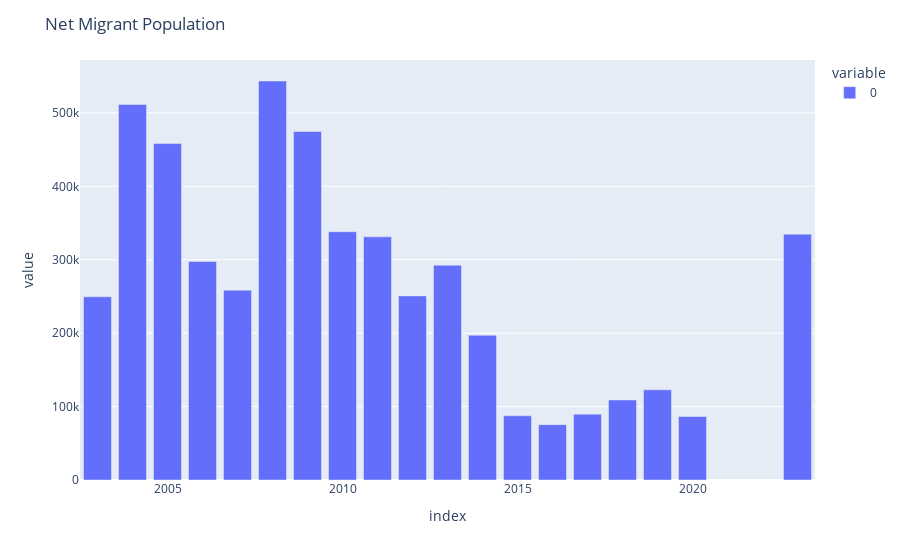

Source (notebook cell):
### Markdown cell above
In this plot I'm plotting the estimate number of migrants (excluding COVID years) in black bars and in red the population/100. <br>
This means that if the bar touches the red line, that year 1% of the population of that age is an immigrant. 

For people older than 60, the migration balance is probably noise in the measurement, having a little sample.

I can see if these numbers make sense by comparing: 
-  with [this document](https://www.istat.it/it/files//2020/05/Migrazioni_EN.pdf), where the number of net migrant is about 350k-175k in the range 2009-2018. 
- [The world bank also reports data](https://data.worldbank.org/indicator/SM.POP.NETM?locations=IT) for a longer historical period.  

Note that the balance is pretty weavy, with a 10x difference between the maximum and the minimum.

Data are pretty consistent with the next barplot (remember to shift by one year, the year refers here to the first of January).

### Code cell
px.bar(df_migrants.sum()).update_layout(title="Net Migrant Population")

### Figure 1 — Plotly figure (JSON) as saved in the notebook; plotly's stock layout.template omitted (floating-point values rounded to 4 significant figures)
{"data": [{"alignmentgroup": "True", "hovertemplate": "variable=0<br>index=%{x}<br>value=%{y}<extra></extra>", "legendgroup": "0", "marker": {"color": "#636efa", "pattern": {"shape": ""}}, "name": "0", "offsetgroup": "0", "orientation": "v", "showlegend": true, "textposition": "auto", "type": "bar", "x": [2003, 2004, 2005, 2006, 2007, 2008, 2009, 2010, 2011, 2012, 2013, 2014, 2015, 2016, 2017, 2018, 2019, 2020, 2023], "xaxis": "x", "y": [249525, 511528, 458264, 297663, 258593, 543460, 474677, 338188, 331168, 250765, 292562, 197109, 87426, 75365, 89684, 108974, 122875, 86521, 334879], "yaxis": "y"}], "layout": {"barmode": "relative", "legend": {"title": {"text": "variable"}, "tracegroupgap": 0}, "margin": {"t": 60}, "title": {"text": "Net Migrant Population"}, "xaxis": {"anchor": "y", "domain": [0, 1], "title": {"text": "index"}}, "yaxis": {"anchor": "x", "domain": [0, 1], "title": {"text": "value"}}}}
